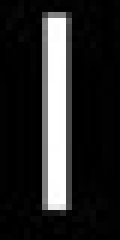
%> input picture 《MATLAB图像与视频处理实用案例详解》代码/第 05 章 基于阈值分割的车牌定位识别/标准库/1.bmp, 20 x 40 px, given in place of 1.jpg, which was not available (shown 6 times larger)
$ octave runme.m   (GNU Octave 9; MATLAB toolbox functions it lacks are replaced by stand-ins)
%> lines starting %> are read from the running program, lines starting %| are printed output that depends on the picture; in (x1, y1, x2, y2) boxes, pixels count from 0 and x2, y2 are one past the last pixel; in counts of white or black regions, pixels touching at a corner belong together; the program's own positions count from 1; pictures that were not available may be replaced by others from this repository, and a replacement may not be noted
### 《MATLAB图像与视频处理实用案例详解》代码/第 04 章 基于Hough变化的答题卡识别/Image_Normalize.m
function I1 = Image_Normalize(I, flag)

if nargin < 2
    flag = 1;
end
if size(I, 1) > 2000
    I = imresize(I, 0.2, 'bilinear');
end
I1 = imadjust(I, [0 0.6], [0 1]);

if flag
    figure('units', 'normalized', 'position', [0 0 1 1]);
    subplot(2, 1, 1); imshow(I, []); title('原图像', 'FontWeight', 'Bold');
    subplot(2, 1, 2); imshow(I1, []); title('归一化图像', 'FontWeight', 'Bold');
end

### 《MATLAB图像与视频处理实用案例详解》代码/第 04 章 基于Hough变化的答题卡识别/Image_Smooth.m
function I2 = Image_Smooth(I1, hsize, sigma, flag)

if nargin < 4
    flag = 1;
end
if nargin < 2
    hsize = [3 3];
    sigma = 0.5;
end
h = fspecial('gaussian', hsize, sigma);
I2 = imfilter(I1, h, 'replicate');
if flag
    figure('units', 'normalized', 'position', [0 0 1 1]);
    subplot(2, 1, 1); imshow(I1, []); title('平滑前图像', 'FontWeight', 'Bold');
    subplot(2, 1, 2); imshow(I2, []); title('平滑后图像', 'FontWeight', 'Bold');
end

### 《MATLAB图像与视频处理实用案例详解》代码/第 04 章 基于Hough变化的答题卡识别/Gray_Convert.m
function I1 = Gray_Convert(I, flag)

if nargin < 2
    flag = 1;
end
if ndims(I) == 3
    I1 = rgb2gray(I);
else
    I1 = I;
end
if flag
    figure('units', 'normalized', 'position', [0 0 1 1]);
    subplot(2, 1, 1); imshow(I, []); title('RGB图像', 'FontWeight', 'Bold');
    subplot(2, 1, 2); imshow(I1, []); title('灰度图像', 'FontWeight', 'Bold');
end

### 《MATLAB图像与视频处理实用案例详解》代码/第 04 章 基于Hough变化的答题卡识别/Image_Binary.m
function bw2 = Image_Binary(I, flag)

if nargin < 2
    flag = 1;
end
bw1 = im2bw(I, graythresh(I));
bw2 = ~bw1;
if flag
    figure('units', 'normalized', 'position', [0 0 1 1]);
    subplot(3, 1, 1); imshow(I, []); title('待处理图像', 'FontWeight', 'Bold');
    subplot(3, 1, 2); imshow(bw1, []); title('二值化图像', 'FontWeight', 'Bold');
    subplot(3, 1, 3); imshow(bw2, []); title('二值化反色图像', 'FontWeight', 'Bold');
end

### 《MATLAB图像与视频处理实用案例详解》代码/第 04 章 基于Hough变化的答题卡识别/Hough_Process.m
function [Len, XYn, xy_long] = Hough_Process(bw, Img, flag)

if nargin < 3
    flag = 1;
end
[H, T, R] = hough(bw);
P = houghpeaks(H, 4, 'threshold', ceil(0.3*max(H(:))));
lines = houghlines(bw, T, R, P, 'FillGap', 50, 'MinLength', 7);
max_len = 0;
for k = 1 : length(lines)
    xy = [lines(k).point1; lines(k).point2];
    len = norm(lines(k).point1-lines(k).point2);
    Len(k) = len;
    if len > max_len
        max_len = len;
        xy_long = xy;
    end
    XY{k} = xy; % 存储信息
end
[Len, ind] = sort(Len(:), 'descend'); % 按长度排序
% 直线信息排序
for i = 1 : length(ind)
    XYn{i} = XY{ind(i)};
end
xy_long = XYn{1};
x = xy_long(:, 1);
y = xy_long(:, 2);
if abs(diff(x)) < abs(diff(y))
    x = [mean(x); mean(x)];
else
    y = [0.7*y(1)+0.3*y(2); 0.3*y(1)+0.7*y(2)];
end
xy_long = [x y];
if flag
    figure('units', 'normalized', 'position', [0 0 1 1]);
    subplot(2, 2, 1); imshow(bw); title('二值图像', 'FontWeight', 'Bold');
    subplot(2, 2, 2); imshow(H, [], 'XData', T, 'YData', R, 'InitialMagnification', 'fit');
    xlabel('\theta'); ylabel('\rho');
    axis on; axis normal; title('霍夫变换域', 'FontWeight', 'Bold')
    subplot(2, 2, 3); imshow(Img); title('原图像', 'FontWeight', 'Bold');
    subplot(2, 2, 4); imshow(Img); title('区域标识图像', 'FontWeight', 'Bold');
    hold on;
    plot(xy_long(:,1), xy_long(:,2), 'LineWidth', 2, 'Color', 'r');
end

### 《MATLAB图像与视频处理实用案例详解》代码/第 04 章 基于Hough变化的答题卡识别/Compute_Angle.m
function angle = Compute_Angle(xy_long)

x1 = xy_long(:, 1);
y1 = xy_long(:, 2);
K1 = -(y1(2)-y1(1))/(x1(2)-x1(1));
angle = atan(K1)*180/pi;

### 《MATLAB图像与视频处理实用案例详解》代码/第 04 章 基于Hough变化的答题卡识别/Image_Rotate.m
function [I1, bw1] = Image_Rotate(I, bw, angle, flag)

if nargin < 4
    flag = 1;
end
I1 = imrotate(I, -90-angle, 'bilinear');
bw1 = imrotate(bw, -90-angle, 'bilinear');
if flag
    figure('units', 'normalized', 'position', [0 0 1 1]);
    subplot(2, 2, 1); imshow(I, []); title('原图像', 'FontWeight', 'Bold');
    subplot(2, 2, 3); imshow(bw, []); title('原二值图像', 'FontWeight', 'Bold');
    subplot(2, 2, 2); imshow(I1, []); title('校正图像', 'FontWeight', 'Bold');
    subplot(2, 2, 4); imshow(bw1, []); title('校正二值图像', 'FontWeight', 'Bold');
end

### 《MATLAB图像与视频处理实用案例详解》代码/第 04 章 基于Hough变化的答题卡识别/Morph_Process.m
function [bw2, Loc] = Morph_Process(bw1, flag)

if nargin < 2
    flag = 1;
end
bw2 = bwareaopen(bw1, round(0.005*numel(bw1)/100));
bws = sum(bw2);
inds = find(bws>round(sum(bw2(:))*0.015));
Loc = inds(1)-5;
bw2(:, Loc:end) = 0;
bw2 = bwareaopen(bw2, round(0.005*numel(bw1)/100));
if flag
    figure('units', 'normalized', 'position', [0 0 1 1]);
    subplot(1, 2, 1); imshow(bw1, []); title('待操作图像', 'FontWeight', 'Bold');
    subplot(1, 2, 2); imshow(bw2, []); title('滤波图像', 'FontWeight', 'Bold');
end

### 《MATLAB图像与视频处理实用案例详解》代码/第 04 章 基于Hough变化的答题卡识别/runme.m
clc; clear all; close all;
warning off all;
I = imread('images\\1.jpg');
%> I is the input picture: size 40x20x3 uint8; min 0, max 255, mean 40.2
I1 = Image_Normalize(I, 0);
%> in Image_Normalize, `I1 = imadjust(I, [0 0.6], [0 1]);`:
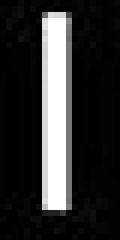
%> I1: size 40x20x3 uint8 (shown 6 times larger); min 0, max 255, mean 46.9
hsize = [3 3];
sigma = 0.5;
I2 = Image_Smooth(I1, hsize, sigma, 0);
%> in Image_Smooth, `I2 = imfilter(I1, h, 'replicate');`:
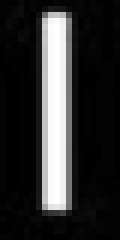
%> I2: size 40x20x3 uint8 (shown 6 times larger); min 0, max 255, mean 46.9; mean of the top-left, top-right, bottom-left and bottom-right quarters 66.1, 35, 56.2, 30.4
I3 = Gray_Convert(I2, 0);
bw2 = Image_Binary(I3, 0);
%> in Image_Binary, `bw1 = im2bw(I, graythresh(I));`:
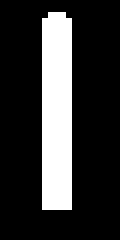
%> bw1: size 40x20 logical (shown 6 times larger); 20.4% white; 1 white region, box (x1, y1, x2, y2) and area: (7, 2, 12, 35) 163
%> in Image_Binary, `bw2 = ~bw1;`: bw2: size 40x20 logical; 79.6% white; 1 black region, box (x1, y1, x2, y2) and area: (7, 2, 12, 35) 163
[~, ~, xy_long] = Hough_Process(bw2, I1, 0);
%> in Hough_Process, `[H, T, R] = hough(bw);`:
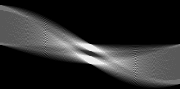
%> H: size 89x180 double; min 0, max 43, mean 7.2; drawn with min black and max white
%> in Hough_Process, `[H, T, R] = hough(bw);`: T = 180 values from -90 to 89; R = 89 values from -44 to 44
%> in Hough_Process, `P = houghpeaks(H, 4, 'threshold', ceil(0.3*max(H(:))));`: P = [64 104; 46 82; 56 83; 58 83]
%> in Hough_Process, `lines = houghlines(bw, T, R, P, 'FillGap', 50, 'MinLength', 7);`: lines = 4 lines; point1 to point2 (x, y): (2, 1) to (8, 40), (12, 1) to (18, 40), (14, 1) to (20, 40), (11, 40) to (20, 5)
%> the loop in Hough_Process, `for k = 1 : length(lines)` made 4 passes
%> (len, max_len, xy_long) on passes 1 to 2: (36.14, 36.14, [11 40; 20 5]), (39.46, 39.46, [2 1; 8 40])
%> (xy, len) on passes 3 to 4: ([12 1; 18 40], 39.46), ([14 1; 20 40], 39.46)
%> after the loop in Hough_Process, `for k = 1 : length(lines)`: Len = [36.14 39.46 39.46 39.46]; XY = {[11 40; 20 5], [2 1; 8 40], [12 1; 18 40], [14 1; 20 40]}
%> in Hough_Process, `[Len, ind] = sort(Len(:), 'descend');`: Len = [39.46; 39.46; 39.46; 36.14]; ind = [2; 3; 4; 1]
%> the loop in Hough_Process, `for i = 1 : length(ind)` made 4 passes
%> after the loop in Hough_Process, `for i = 1 : length(ind)`: XYn = {[2 1; 8 40], [12 1; 18 40], [14 1; 20 40], [11 40; 20 5]}
%> in Hough_Process, `x = xy_long(:, 1);`: x = [2; 8]
%> in Hough_Process, `y = xy_long(:, 2);`: y = [1; 40]
%> in Hough_Process, `x = [mean(x); mean(x)];`: x = [5; 5]
%> in Hough_Process, `xy_long = [x y];`: xy_long = [5 1; 5 40]
%> xy_long = [5 1; 5 40]
angle = Compute_Angle(xy_long);
%> in Compute_Angle, `x1 = xy_long(:, 1);`: x1 = [5; 5]
%> in Compute_Angle, `y1 = xy_long(:, 2);`: y1 = [1; 40]
%> in Compute_Angle, `K1 = -(y1(2)-y1(1))/(x1(2)-x1(1));`: K1 = -Inf
%> in Compute_Angle, `angle = atan(K1)*180/pi;`: angle = -90
%> angle = -90
[I4, bw3] = Image_Rotate(I1, bw2, angle*1.8, 0);
%> in Image_Rotate, `I1 = imrotate(I, -90-angle, 'bilinear');`:
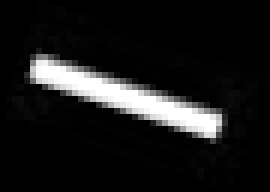
%> I1: size 32x45x3 uint8 (shown 6 times larger); min 0, max 255, mean 26.1
%> in Image_Rotate, `bw1 = imrotate(bw, -90-angle, 'bilinear');`:
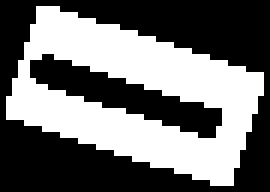
%> bw1: size 32x45 logical (shown 6 times larger); 44.3% white; 1 white region, box (x1, y1, x2, y2) and area: (1, 1, 44, 31) 638
[bw4, Loc1] = Morph_Process(bw3, 0);
%> in Morph_Process, `bws = sum(bw2);`: bws = 45 values, max 21 at index 38, min 0 at index 1, mean 14.18
%> in Morph_Process, `inds = find(bws>round(sum(bw2(:))*0.015));`: inds = 37 values from 5 to 41
%> in Morph_Process, `Loc = inds(1)-5;`: Loc = 0
%> the run ends on the next line
